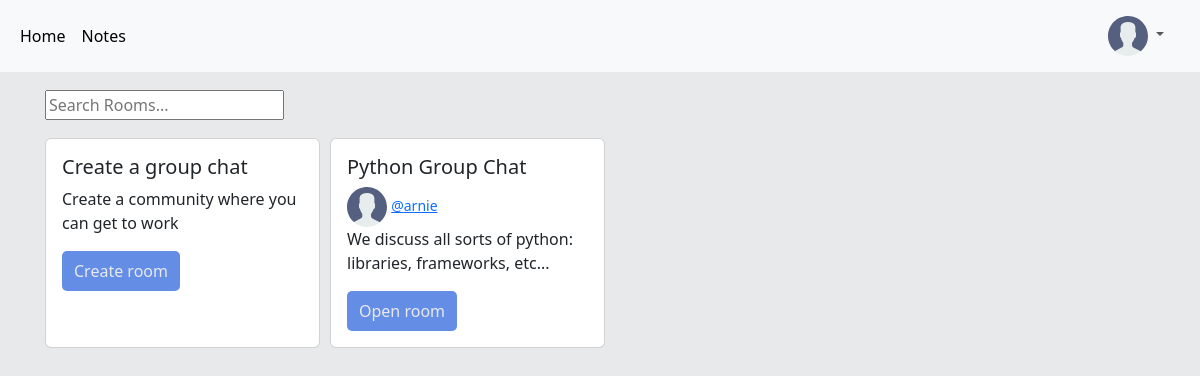
The app's page / (signed in) with its own data.
### base/models.py (models this page shows, shortened)
class User(AbstractUser):
    name = models.CharField(max_length=200, null=True)
    email = models.EmailField(unique=True, null=True)
    bio = models.TextField(null=True)
    avatar = models.ImageField(null=True, default='avatar.svg')
    REQUIRED_FIELDS=[]

class Room(models.Model):
    host = models.ForeignKey(User, on_delete=models.SET_NULL, null=True)
    name = models.CharField(max_length=200)
    description = models.TextField(null=True, blank=True)
    participants = models.ManyToManyField(User, related_name='participants', blank=True)
    invited = models.ManyToManyField(User, related_name='invited', blank=True)
    privacy = models.CharField(max_length=7, choices=privacy_field_parameters)
    updated = models.DateTimeField(auto_now=True)
    created = models.DateTimeField(auto_now_add=True)

### base/views.py (the view)
# urls.py: 2. Add a URL to urlpatterns:  path('', views.home, name='home')
def home(request):
    q = request.GET.get('q') if request.GET.get('q') != None else ''
    rooms = Room.objects.filter(
        Q(name__icontains=q) |
        Q(host__name__icontains=q)
    )
    context={'rooms':rooms}
    return render(request, 'base/home.html', context)

### base/templates/base/home.html
{% extends 'main.html' %}
 {% block content%}
 <div>
    <div>
      {%include 'base/room_feed_component.html' %}
    </div>
 </div>
 {% endblock content%}

### templates/navbar.html (shortened to what this page needs)
<nav class="navbar navbar-expand-lg bg-body-tertiary">
  <div class="container-fluid">
    <div class="collapse navbar-collapse" id="navbarSupportedContent">
      <ul class="navbar-nav me-auto mb-2 mb-lg-0">
        <div class="navbar-outline">
          <li class="left-navbar">
              <a class="nav-link active" aria-current="page" href="{% url 'home' %}">Home</a>
              <a class="nav-link active" aria-current="page" href="{% url 'note-page' %}">Notes</a>
          </li>
          {% if request.user.is_authenticated %}
          <li class="nav-item dropdown">
          <a class="nav-link dropdown-toggle" href="#" role="button" data-bs-toggle="dropdown" aria-expanded="false">
              <img src="{{request.user.avatar.url}}" class="profile-picture">
          </a>
          </li>
          {% else %}
          <a href="{% url 'login' %}"><button>Login</button></a>
          {%endif%}
        </div>
      </ul>
    </div>
  </div>
</nav>

### base/templates/base/room_feed_component.html (shortened to what this page needs)
<div class="top-gap-layout">
<div class="search-bar-layout">
    <form method="GET" action ="{% url 'home' %}">
        <input type="text" name="q" placeholder="Search Rooms...">
    </form>
</div>
<div class="tile-layout">
    <div class="card">
        <div class="card-body">
          <h5 class="card-title">Create a group chat</h5>
          <p class="card-text">Create a community where you can get to work</p>
          <a href="{% url 'create-room' %}"><button type="button" class="theme-button">Create room</button></a>
        </div>
    </div>
    {% for room in rooms %}
        {% if request.user == room.host or room.privacy == "public" or request.user in room.participants.all%}
        <div class="card">
            <div class="card-body">
            <h5 class="card-title">{{room.name}}</h5>
            <img src="{{room.host.avatar.url}}" class="profile-picture"/>
            <small class="card-text"><a href="{% url 'user-profile' room.host.id %}">@{{room.host.username}}</a></small>
            <p class="card-text">{{room.description}}</p>
            <a href="{% url 'room' room.id%}"><button type="button" class="theme-button">Open room</button></a>
            </div>
        </div>
        {% endif %}
    {% endfor %}
</div>
</div>

### static/styles/main.css (style rules this page uses)
body { background-color: #E8E9EB; }

### static/styles/style.css (style rules this page uses)
.tile-layout { display:grid; grid-column-gap: 10px; grid-row-gap: 12px; padding-left: 20px; grid-template-columns: 1fr 1fr 1fr 1fr; }
.navbar-outline { display: grid; grid-template-columns: 1fr 11fr 1fr; justify-content: space-between; align-items: center; }
.theme-button { background-color:#648DE5; color:#E8E9EB; border-style:solid; border-radius: 5px; border-width: 0px; padding-left:12px; padding-right:12px; padding-top: 8px; padding-bottom: 8px; }

### templates/navbar.html (style rules this page uses)
.profile-picture { width: 40px; }
.left-navbar { align-items: center; display: grid; grid-template-columns: 1fr 1fr; }

### base/templates/base/room_feed_component.html (style rules this page uses)
.search-bar-layout { margin-left: 20px; margin-bottom: 18px; }

### records on screen
User: user.avatar (placeholder picture)
Room: name "Python Group Chat", host.avatar (placeholder picture), host.username "arnie", description "We discuss all sorts of python: libraries, frameworks, etc..."
